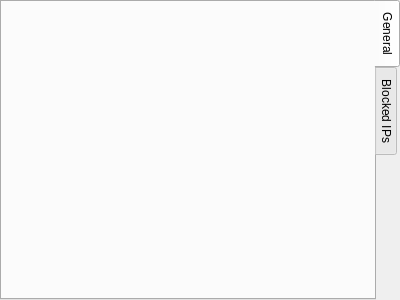
<?xml version="1.0" encoding="UTF-8"?>
<ui version="4.0">
    <class>ExecutionLogWidget</class>
    <widget class="QWidget" name="ExecutionLogWidget">
        <property name="geometry">
            <rect>
                <x>0</x>
                <y>0</y>
                <width>400</width>
                <height>300</height>
            </rect>
        </property>
        <layout class="QVBoxLayout" name="verticalLayout">
            <property name="leftMargin">
                <number>0</number>
            </property>
            <property name="topMargin">
                <number>0</number>
            </property>
            <property name="rightMargin">
                <number>0</number>
            </property>
            <property name="bottomMargin">
                <number>0</number>
            </property>
            <item>
                <widget class="QTabWidget" name="tabConsole">
                    <property name="tabPosition">
                        <enum>QTabWidget::East</enum>
                    </property>
                    <property name="currentIndex">
                        <number>0</number>
                    </property>
                    <widget class="QWidget" name="tabGeneral">
                        <attribute name="title">
                            <string>General</string>
                        </attribute>
                        <layout class="QVBoxLayout" name="tabGeneralLayout"/>
                    </widget>
                    <widget class="QWidget" name="tabBan">
                        <attribute name="title">
                            <string>Blocked IPs</string>
                        </attribute>
                        <layout class="QVBoxLayout" name="tabBanLayout"/>
                    </widget>
                </widget>
            </item>
        </layout>
    </widget>
    <resources/>
    <connections/>
</ui>
